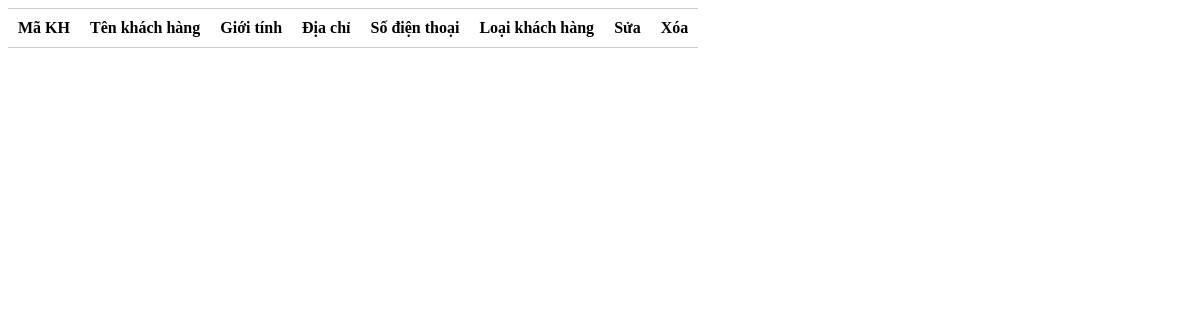
The app's page /danhsachkhachhang.php, older data.
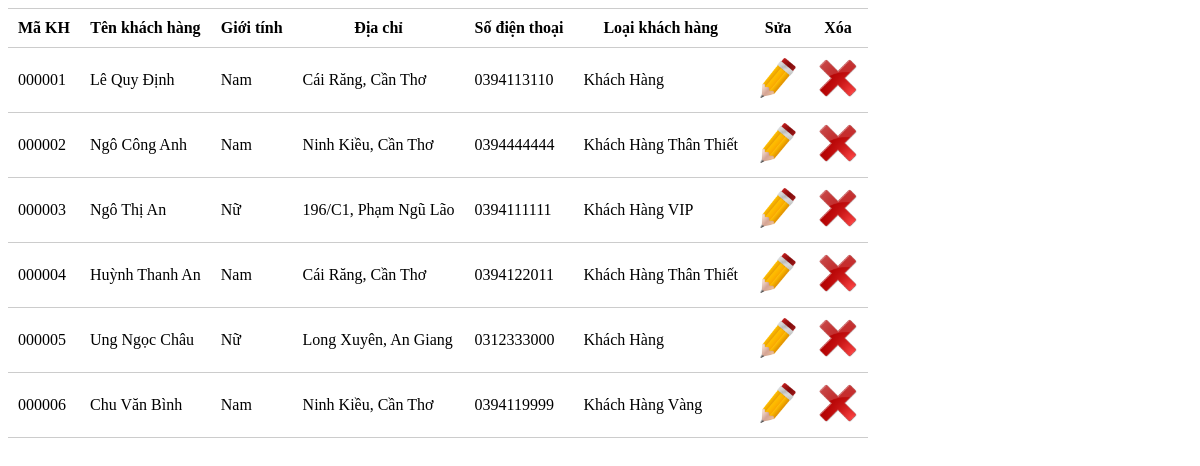
The same page, newer data.
### tables this page shows
CREATE TABLE `khachhang` (
  `makh` varchar(6) NOT NULL,
  `tenkh` varchar(32) NOT NULL,
  `gioitinh` varchar(3) NOT NULL,
  `diachi` varchar(100) NOT NULL,
  `sodienthoai` varchar(10) NOT NULL,
  `maloaikh` int(11) NOT NULL
);

CREATE TABLE `loaikh` (
  `maloaikh` int(11) NOT NULL,
  `loaikh` varchar(32) NOT NULL,
  `uudai` int(11) NOT NULL
);

### danhsachkhachhang.php (the view, shortened to what this page needs)
<!DOCTYPE html>
<html lang="en">
<head>
</head>
<body>
    <div id="reload">
    <table >
        <tr>
            <th>Mã KH</th>
            <th>Tên khách hàng</th>
            <th>Giới tính</th>
            <th>Địa chỉ</th>
            <th>Số điện thoại</th>
            <th>Loại khách hàng</th>
            <th>Sửa</th>
            <th>Xóa</th>
        </tr>
        <?php
                include 'connect.php';
                $sql = "SELECT makh, tenkh, gioitinh, diachi, sodienthoai, loaikh FROM khachhang, loaikh WHERE khachhang.maloaikh=loaikh.maloaikh;";
                $result = $con->query($sql);
                if ($result->num_rows > 0){
                    while ($row = $result->fetch_assoc()){
                        echo "
                            <tr>
                                <td>".$row['makh']."</td>
                                <td>".$row['tenkh']."</td>
                                <td>".$row['gioitinh']."</td>
                                <td>".$row['diachi']."</td>
                                <td>".$row['sodienthoai']."</td>
                                <td>".$row['loaikh']."</td>
                                <td><a href='#'><img alt='".$row['makh']."' onclick='loadSuaKH(this.alt)' class='img' src='./img/edit.png'></a></td>
                                <td><a href='./action/action-xoakhachhang.php?makh=".$row['makh']."'><img class='img' src='./img/delete.png'></a></td>
                        ";
                    }
                }
            ?>
    </table>
    </div>
</body>
</html>

### danhsachkhachhang.php (style rules this page uses)
table, th, td { border-top:1px solid #ccc; border-bottom:1px solid #ccc; }
table { border-collapse:collapse; }
td, th { padding: 10px; }
.img { height: 40px; width: 40px; }

Row changes from the older to the newer data that the page shows:
added khachhang: makh "000001", tenkh "Lê Quy Định", gioitinh "Nam", diachi "Cái Răng, Cần Thơ", sodienthoai "0394113110", maloaikh.loaikh "Khách Hàng"
added khachhang: makh "000002", tenkh "Ngô Công Anh", gioitinh "Nam", diachi "Ninh Kiều, Cần Thơ", sodienthoai "0394444444", maloaikh.loaikh "Khách Hàng Thân Thiết"
added khachhang: makh "000003", tenkh "Ngô Thị An", gioitinh "Nữ", diachi "196/C1, Phạm Ngũ Lão", sodienthoai "0394111111", maloaikh.loaikh "Khách Hàng VIP"
added khachhang: makh "000004", tenkh "Huỳnh Thanh An", gioitinh "Nam", diachi "Cái Răng, Cần Thơ", sodienthoai "0394122011", maloaikh.loaikh "Khách Hàng Thân Thiết"
added khachhang: makh "000005", tenkh "Ung Ngọc Châu", gioitinh "Nữ", diachi "Long Xuyên, An Giang", sodienthoai "0312333000", maloaikh.loaikh "Khách Hàng"
added khachhang: makh "000006", tenkh "Chu Văn Bình", gioitinh "Nam", diachi "Ninh Kiều, Cần Thơ", sodienthoai "0394119999", maloaikh.loaikh "Khách Hàng Vàng"
